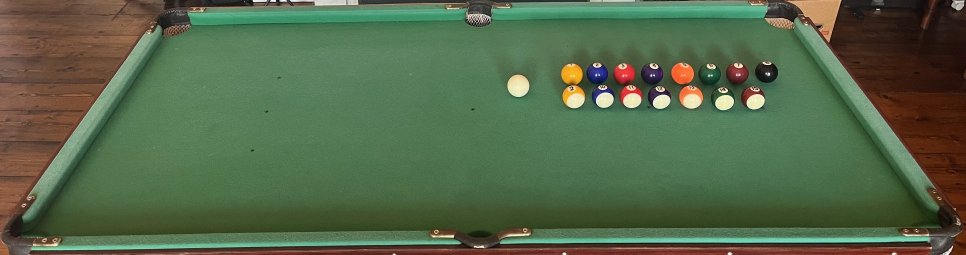
//> input picture PoolBallProject/AllBalls.jpeg, 1931 x 509 px (shown at 1/2 size)
$ ./myApplication   (built with g++ and OpenCV 4)
//> lines starting //> are read from the running program, lines starting //| are printed output that depends on the picture; after the words box and inside, x2 and y2 are one past the last pixel; in counts of white or black regions, pixels touching at a corner belong together
#include <opencv2/opencv.hpp>
#include <opencv2/imgproc.hpp>
#include <opencv2/geometry.hpp>
#include <iostream>
#include <vector>
#include <cmath>
#include <map>
#include <string>

// --- GROUND TRUTH STRUCTURES ---
struct GTBall {
    int id; // 0 for White, 1-15 for numbered balls
    cv::Point2f pos;
};

struct RecognizedBall {
    cv::Point2f center;
    int id; // Predicted ID (0 for White, 1-15 for numbered balls, -1 for unknown)
};

// Map of Image Filename -> Labeled Ground Truth (Ball ID + Position)
std::map<std::string, std::vector<GTBall>> labeledGroundTruths = {
    { "AllBalls.jpeg",{
        { 1,{ 908.0, 253.0 } },{ 2,{ 959.0, 250.0 } },{ 3,{ 1013.0, 255.0 } },{ 4,{ 1072.0, 256.0 } },
        { 5,{ 1132.0, 254.0 } },{ 6,{ 1184.0, 262.0 } },{ 7,{ 1244.0, 256.0 } },{ 8,{ 1307.0, 253.0 } },
        { 9,{ 901.0, 329.0 } },{ 10,{ 961.0, 330.0 } },{ 11,{ 1013.0, 335.0 } },{ 12,{ 1067.0, 336.0 } },
        { 13,{ 1130.0, 334.0 } },{ 14,{ 1187.0, 345.0 } },{ 15,{ 1245.0, 342.0 } },{ 0,{ 797.0, 293.0 } }
    } },
    { "Table1.jpeg",{
        { 1,{ 1092.0, 309.0 } },{ 2,{ 1212.0, 429.0 } },{ 3,{ 1131.0, 383.0 } },{ 4,{ 1050.0, 335.0 } },
        { 5,{ 1211.0, 285.0 } },{ 6,{ 1170.0, 261.0 } },{ 7,{ 1173.0, 352.0 } },{ 8,{ 1132.0, 331.0 } },
        { 9,{ 1210.0, 240.0 } },{ 10,{ 1170.0, 310.0 } },{ 11,{ 1169.0, 407.0 } },{ 12,{ 1135.0, 281.0 } },
        { 13,{ 1212.0, 374.0 } },{ 14,{ 1091.0, 360.0 } },{ 15,{ 1213.0, 331.0 } },{ 0,{ 29.0, 288.0 } }
    } },
    { "Table2.jpeg",{
        { 1,{ 1103.0, 282.0 } },{ 2,{ 1224.0, 620.0 } },{ 3,{ 1121.0, 391.0 } },{ 4,{ 1046.0, 315.0 } },
        { 5,{ 1305.0, 310.0 } },{ 6,{ 621.0, 202.0 } },{ 7,{ 1173.0, 361.0 } },{ 8,{ 1132.0, 331.0 } },
        { 9,{ 725.0, 177.0 } },{ 10,{ 1269.0, 185.0 } },{ 11,{ 798.0, 665.0 } },{ 12,{ 438.0, 296.0 } },
        { 13,{ 1235.0, 53.0 } },{ 14,{ 1090.0, 362.0 } },{ 15,{ 1205.0, 399.0 } },{ 0,{ 1169.0, 507.0 } }
    } },
    { "Table3.jpeg",{
        { 1,{ 908.0, 23.0 } },{ 2,{ 1224.0, 616.0 } },{ 3,{ 1199.0, 447.0 } },{ 4,{ 29.0, 336.0 } },
        { 5,{ 1406.0, 305.0 } },{ 6,{ 621.0, 210.0 } },{ 7,{ 1294.0, 260.0 } },{ 8,{ 1252.0, 226.0 } },
        { 9,{ 725.0, 177.0 } },{ 10,{ 1270.0, 171.0 } },{ 11,{ 798.0, 665.0 } },{ 12,{ 351.0, 249.0 } },
        { 13,{ 1233.0, 53.0 } },{ 14,{ 901.0, 169.0 } },{ 15,{ 1201.0, 399.0 } },{ 0,{ 29.0, 434.0 } }
    } },
    { "Table4.jpeg",{
        { 1,{ 908.0, 23.0 } },{ 2,{ 1407.0, 546.0 } },{ 3,{ 1204.0, 444.0 } },{ 5,{ 1406.0, 305.0 } },
        { 6,{ 621.0, 210.0 } },{ 7,{ 1294.0, 260.0 } },{ 8,{ 1252.0, 226.0 } },{ 9,{ 724.0, 181.0 } },
        { 10,{ 1270.0, 171.0 } },{ 11,{ 798.0, 665.0 } },{ 12,{ 351.0, 249.0 } },{ 13,{ 1231.0, 58.0 } },
        { 14,{ 901.0, 169.0 } },{ 15,{ 1201.0, 399.0 } },{ 0,{ 1392.0, 88.0 } }
    } },
    { "Table5.jpeg",{
        { 1,{ 23.0, 535.0 } },{ 2,{ 1407.0, 546.0 } },{ 3,{ 1204.0, 444.0 } },{ 5,{ 1406.0, 305.0 } },
        { 6,{ 25.0, 131.0 } },{ 7,{ 1294.0, 260.0 } },{ 8,{ 1252.0, 226.0 } },{ 9,{ 72.0, 538.0 } },
        { 10,{ 1270.0, 171.0 } },{ 11,{ 798.0, 665.0 } },{ 12,{ 351.0, 249.0 } },{ 14,{ 901.0, 169.0 } },
        { 15,{ 1201.0, 399.0 } },{ 0,{ 26.0, 608.0 } }
    } },
    { "Table6.jpeg",{
        { 1,{ 23.0, 535.0 } },{ 2,{ 1364.0, 477.0 } },{ 3,{ 1204.0, 444.0 } },{ 5,{ 1406.0, 305.0 } },
        { 6,{ 25.0, 131.0 } },{ 7,{ 1294.0, 260.0 } },{ 8,{ 1252.0, 226.0 } },{ 9,{ 72.0, 538.0 } },
        { 10,{ 1270.0, 171.0 } },{ 12,{ 351.0, 249.0 } },{ 14,{ 901.0, 169.0 } },{ 15,{ 1201.0, 399.0 } },
        { 0,{ 947.0, 629.0 } }
    } }
};

static cv::Mat tableHomography() {
    std::vector<cv::Point2f> src = { { 337.f, 35.f },{ 1888.f, 451.f },{ 1570.f, 21.f },{ 38.f, 472.f } };
    std::vector<cv::Point2f> dst = { { 0.f, 0.f },{ 1434.f, 683.f },{ 1434.f, 0.f },{ 0.f, 683.f } };
    return cv::getPerspectiveTransform(src, dst);
}

cv::Mat warpTable(const cv::Mat& inputImage) {
    cv::Mat warped;
    cv::warpPerspective(inputImage, warped, tableHomography(), cv::Size(1434, 683));
    return warped;
}

cv::Mat extractBallHistogram(const cv::Mat& flatTable, cv::Point2f center) {
    int radius = 20;
    cv::Rect roi(center.x - radius, center.y - radius, radius * 2, radius * 2);

    roi &= cv::Rect(0, 0, flatTable.cols, flatTable.rows);
    if (roi.width <= 0 || roi.height <= 0) return cv::Mat();

    cv::Mat crop = flatTable(roi);
    cv::Mat hsvCrop;
    cv::cvtColor(crop, hsvCrop, cv::COLOR_BGR2HSV);

    cv::Mat mask = cv::Mat::zeros(crop.size(), CV_8UC1);
    cv::circle(mask, cv::Point(radius, radius), radius - 2, cv::Scalar(255), cv::FILLED);

    int h_bins = 30, s_bins = 32;
    int histSize[] = { h_bins, s_bins };
    float h_ranges[] = { 0, 180 };
    float s_ranges[] = { 0, 256 };
    const float* ranges[] = { h_ranges, s_ranges };
    int channels[] = { 0, 1 };

    cv::Mat hist;
    cv::calcHist(&hsvCrop, 1, channels, mask, hist, 2, histSize, ranges, true, false);
    cv::normalize(hist, hist, 0, 1, cv::NORM_MINMAX, -1, cv::Mat());

    return hist;
}

std::map<int, cv::Mat> buildReferenceDictionary(const cv::Mat& originalAllBallsImg) {
    std::cout << "Building Reference Histogram Dictionary from AllBalls.jpeg..." << std::endl;
    cv::Mat flatAllBalls = warpTable(originalAllBallsImg);
    std::map<int, cv::Mat> referenceHistograms;

    for (const auto& gt : labeledGroundTruths["AllBalls.jpeg"]) {
        cv::Mat hist = extractBallHistogram(flatAllBalls, gt.pos);
        referenceHistograms[gt.id] = hist;
    }
    std::cout << "Successfully extracted " << referenceHistograms.size() << " reference histograms!" << std::endl;
    return referenceHistograms;
}

int identifyBall(const cv::Mat& flatTable, cv::Point2f center, const std::map<int, cv::Mat>& referenceHistograms) {
    cv::Mat targetHist = extractBallHistogram(flatTable, center);
    if (targetHist.empty()) return -1;

    int bestMatchID = -1;
    double bestDistance = 1.0;

    for (const auto& pair : referenceHistograms) {
        int refID = pair.first;
        const cv::Mat& refHist = pair.second;

        double distance = cv::compareHist(targetHist, refHist, cv::HISTCMP_BHATTACHARYYA);
        if (distance < bestDistance) {
            bestDistance = distance;
            bestMatchID = refID;
        }
    }
    return bestMatchID;
}

cv::Mat createEdgeMask(const cv::Mat& flatTable) {
    cv::Mat gray, blurred, edges;
    cv::cvtColor(flatTable, gray, cv::COLOR_BGR2GRAY);
    cv::medianBlur(gray, blurred, 5);
    cv::Canny(blurred, edges, 30, 100);
    cv::dilate(edges, edges, cv::getStructuringElement(cv::MORPH_ELLIPSE, cv::Size(6, 6)));
    cv::morphologyEx(edges, edges, cv::MORPH_CLOSE,
        cv::getStructuringElement(cv::MORPH_ELLIPSE, cv::Size(7, 7)));
    return edges;
}

static cv::Mat removeCushionLines(const cv::Mat& mask, int L = 120) {
    cv::Mat horiz, vert, lines;
    cv::morphologyEx(mask, horiz, cv::MORPH_OPEN,
        cv::getStructuringElement(cv::MORPH_RECT, cv::Size(L, 1)));
    cv::morphologyEx(mask, vert, cv::MORPH_OPEN,
        cv::getStructuringElement(cv::MORPH_RECT, cv::Size(1, L)));
    cv::bitwise_or(horiz, vert, lines);
    cv::dilate(lines, lines, cv::getStructuringElement(cv::MORPH_RECT, cv::Size(5, 5)));

    cv::Mat out = mask.clone();
    out.setTo(0, lines);
    return out;
}

static std::vector<cv::Vec4f> findCirclesMultiChannel(const cv::Mat& roiBGR) {
    cv::Mat gray, hsv;
    cv::cvtColor(roiBGR, gray, cv::COLOR_BGR2GRAY);
    cv::cvtColor(roiBGR, hsv, cv::COLOR_BGR2HSV);
    std::vector<cv::Mat> bgr, hsvCh;
    cv::split(roiBGR, bgr);
    cv::split(hsv, hsvCh);
    std::vector<cv::Mat> channels = { gray, bgr[0], bgr[1], bgr[2], hsvCh[1], hsvCh[2] };

    std::vector<cv::Vec3f> all;
    for (const cv::Mat& ch : channels) {
        cv::Mat blurred;
        cv::medianBlur(ch, blurred, 5);
        std::vector<cv::Vec3f> found;
        cv::HoughCircles(blurred, found, cv::HOUGH_GRADIENT, 1, 30, 80, 12, 19, 29);
        all.insert(all.end(), found.begin(), found.end());
    }

    std::vector<cv::Vec4f> merged;
    std::vector<bool> used(all.size(), false);
    for (size_t i = 0; i < all.size(); i++) {
        if (used[i]) continue;
        cv::Vec3f sum(0, 0, 0);
        int votes = 0;
        for (size_t j = i; j < all.size(); j++) {
            if (used[j]) continue;
            if (std::hypot(all[i][0] - all[j][0], all[i][1] - all[j][1]) < 22.0) {
                sum += all[j];
                used[j] = true;
                votes++;
            }
        }
        merged.emplace_back(sum[0] / votes, sum[1] / votes, sum[2] / votes, (float)votes);
    }
    return merged;
}

static std::vector<cv::Point2f> splitCluster(const cv::Mat& original, const cv::Mat& H,
    const cv::Mat& clusterMask, const cv::Mat& foreground, double ballArea) {
    cv::Rect r = cv::boundingRect(clusterMask);
    std::vector<cv::Point2f> corners = {
        { (float)r.x, (float)r.y },{ (float)r.br().x, (float)r.y },
        { (float)r.br().x, (float)r.br().y },{ (float)r.x, (float)r.br().y } };
    std::vector<cv::Point2f> origCorners;
    cv::perspectiveTransform(corners, origCorners, H.inv());
    cv::Rect b = cv::boundingRect(origCorners);
    cv::Rect roi(b.x - 30, b.y - 30, b.width + 60, b.height + 60);
    roi &= cv::Rect(0, 0, original.cols, original.rows);
    if (roi.area() == 0) return {};

    std::vector<cv::Vec4f> circles = findCirclesMultiChannel(original(roi));
    if (circles.empty()) return {};

    std::vector<cv::Point2f> pts, tablePts;
    for (const auto& c : circles) pts.emplace_back(c[0] + roi.x, c[1] + roi.y);
    cv::perspectiveTransform(pts, tablePts, H);

    std::vector<cv::Point2f> centres;
    cv::Mat circleMask = cv::Mat::zeros(original.size(), CV_8UC1);
    for (size_t i = 0; i < circles.size(); i++) {
        int x = cvRound(tablePts[i].x), y = cvRound(tablePts[i].y);
        if (x < 0 || y < 0 || x >= foreground.cols || y >= foreground.rows) continue;
        if (circles[i][3] < 2 || foreground.at<uchar>(y, x) == 0) continue;
        centres.push_back(tablePts[i]);
        cv::circle(circleMask, cv::Point(cvRound(pts[i].x), cvRound(pts[i].y)),
            cvRound(0.9f * circles[i][2]), cv::Scalar(255), cv::FILLED);
    }
    if (centres.empty()) return {};

    cv::Mat explained, leftover;
    cv::warpPerspective(circleMask, explained, H, clusterMask.size(), cv::INTER_NEAREST);
    cv::bitwise_not(explained, explained);
    cv::bitwise_and(clusterMask, explained, leftover);
    cv::morphologyEx(leftover, leftover, cv::MORPH_OPEN,
        cv::getStructuringElement(cv::MORPH_ELLIPSE, cv::Size(21, 21)));
    std::vector<std::vector<cv::Point>> cs;
    cv::findContours(leftover, cs, cv::RETR_EXTERNAL, cv::CHAIN_APPROX_SIMPLE);
    for (const auto& c : cs) {
        if (cv::contourArea(c) < 0.35 * ballArea) continue;
        cv::Moments m = cv::moments(c);
        centres.emplace_back((float)(m.m10 / m.m00), (float)(m.m01 / m.m00));
    }
    return centres;
}

std::vector<cv::Point2f> extractBlobCenters(const cv::Mat& edges, const cv::Mat& original, const cv::Mat& H) {
    const int W = edges.cols, Ht = edges.rows;
    const int BAND = 45;
    const double ballArea = 3200.0;

    cv::Mat work = removeCushionLines(edges);
    cv::morphologyEx(work, work, cv::MORPH_CLOSE,
        cv::getStructuringElement(cv::MORPH_ELLIPSE, cv::Size(7, 7)));

    const std::vector<cv::Point> pockets = {
        { 0, 0 },{ W / 2, 0 },{ W, 0 },{ 0, Ht },{ W / 2, Ht },{ W, Ht } };
    for (size_t i = 0; i < pockets.size(); i++)
        cv::circle(work, pockets[i], (i == 1 || i == 4) ? 60 : 90, cv::Scalar(0), cv::FILLED);

    std::vector<std::vector<cv::Point>> contours;
    cv::findContours(work, contours, cv::RETR_EXTERNAL, cv::CHAIN_APPROX_SIMPLE);
    cv::Mat filled = cv::Mat::zeros(work.size(), CV_8UC1);
    for (const auto& c : contours) {
        cv::Rect r = cv::boundingRect(c);
        bool nearBorder = r.x < BAND || r.y < BAND || r.br().x > W - BAND || r.br().y > Ht - BAND;
        if (nearBorder) {
            std::vector<cv::Point> hull;
            cv::convexHull(c, hull);
            if (cv::contourArea(hull) < 300) continue;
            cv::fillConvexPoly(filled, hull, cv::Scalar(255));
        }
        else {
            cv::drawContours(filled, std::vector<std::vector<cv::Point>>{c}, -1,
                cv::Scalar(255), cv::FILLED);
        }
    }

    cv::Mat foreground;
    cv::dilate(filled, foreground, cv::getStructuringElement(cv::MORPH_ELLIPSE, cv::Size(15, 15)));

    cv::morphologyEx(filled, filled, cv::MORPH_OPEN,
        cv::getStructuringElement(cv::MORPH_ELLIPSE, cv::Size(25, 25)));
    cv::imshow("Debug: Cleaned Filled Blobs", filled);

    std::vector<cv::Point2f> centres;
    cv::findContours(filled, contours, cv::RETR_EXTERNAL, cv::CHAIN_APPROX_SIMPLE);
    for (const auto& c : contours) {
        double area = cv::contourArea(c);
        if (area < 0.3 * ballArea) continue;
        int n = std::max(1, (int)std::lround(area / ballArea));

        if (n == 1) {
            cv::Moments m = cv::moments(c);
            centres.emplace_back((float)(m.m10 / m.m00), (float)(m.m01 / m.m00));
            continue;
        }

        cv::Mat blob = cv::Mat::zeros(filled.size(), CV_8UC1);
        cv::drawContours(blob, std::vector<std::vector<cv::Point>>{c}, -1,
            cv::Scalar(255), cv::FILLED);

        std::vector<cv::Point2f> split = splitCluster(original, H, blob, foreground, ballArea);
        if (!split.empty()) {
            centres.insert(centres.end(), split.begin(), split.end());
            continue;
        }

        std::vector<cv::Point> pts;
        cv::findNonZero(blob, pts);
        cv::Mat data((int)pts.size(), 2, CV_32F);
        for (int i = 0; i < (int)pts.size(); i++) {
            data.at<float>(i, 0) = (float)pts[i].x;
            data.at<float>(i, 1) = (float)pts[i].y;
        }
        cv::Mat labels, km;
        cv::kmeans(data, n, labels,
            cv::TermCriteria(cv::TermCriteria::EPS + cv::TermCriteria::COUNT, 50, 0.5),
            5, cv::KMEANS_PP_CENTERS, km);
        for (int i = 0; i < n; i++)
            centres.emplace_back(km.at<float>(i, 0), km.at<float>(i, 1));
    }

    std::vector<cv::Point2f> unique;
    for (const auto& p : centres) {
        bool dup = false;
        for (const auto& q : unique)
            if (cv::norm(p - q) < 25.0) { dup = true; break; }
        if (!dup) unique.push_back(p);
    }
    return unique;
}

cv::Mat renderResults(const cv::Mat& flatTable, const std::vector<RecognizedBall>& balls) {
    cv::Mat display = flatTable.clone();

    std::vector<cv::Point> pockets = {
        cv::Point(0, 0), cv::Point(717, 0), cv::Point(1434, 0),
        cv::Point(0, 683), cv::Point(717, 683), cv::Point(1434, 683)
    };

    int validCount = 0;
    for (const auto& ball : balls) {
        bool isPocket = false;
        for (const auto& pocket : pockets) {
            if (cv::norm(ball.center - cv::Point2f(pocket)) < 65.0) {
                isPocket = true;
                break;
            }
        }
        if (isPocket) continue;

        cv::circle(display, ball.center, 3, cv::Scalar(0, 255, 0), -1, 8, 0);
        cv::circle(display, ball.center, 21, cv::Scalar(255, 255, 255), 2, cv::LINE_AA);

        std::string label = (ball.id == 0) ? "W" : std::to_string(ball.id);
        if (ball.id == -1) label = "?";

        cv::putText(display, label, cv::Point(ball.center.x - 10, ball.center.y - 25),
            cv::FONT_HERSHEY_SIMPLEX, 0.8, cv::Scalar(0, 0, 0), 3, cv::LINE_AA);
        cv::putText(display, label, cv::Point(ball.center.x - 10, ball.center.y - 25),
            cv::FONT_HERSHEY_SIMPLEX, 0.8, cv::Scalar(255, 255, 255), 2, cv::LINE_AA);

        validCount++;
    }
    return display;
}

std::vector<RecognizedBall> detectBalls(const cv::Mat& flatTable, const cv::Mat& original, const std::map<int, cv::Mat>& refDict) {
    cv::Mat edges = createEdgeMask(flatTable);
    std::vector<cv::Point2f> centres = extractBlobCenters(edges, original, tableHomography());

    std::vector<RecognizedBall> recognizedBalls;
    for (const auto& c : centres) {
        int predictedID = identifyBall(flatTable, c, refDict);
        recognizedBalls.push_back({ c, predictedID });
    }

    cv::Mat finalOutput = renderResults(flatTable, recognizedBalls);
    cv::imshow("Detected & Identified Balls", finalOutput);

    return recognizedBalls;
}

struct EvaluationMetrics {
    // Stage 1 (Detection)
    int TP = 0, FP = 0, FN = 0;
    double precision = 0.0;
    double recall = 0.0;
    double f1_score = 0.0;

    // Stage 2 (Identification)
    int correctID = 0;
    int incorrectID = 0;
    double accuracyMatched = 0.0;  // Correct IDs / True Positives
    double accuracyOverall = 0.0;  // Correct IDs / Total Ground Truth
};

EvaluationMetrics evaluateDetections(const std::vector<RecognizedBall>& detected,
    const std::vector<GTBall>& groundTruth,
    float threshold = 30.0f) {
    EvaluationMetrics metrics;
    std::vector<bool> gtMatched(groundTruth.size(), false);

    for (const auto& det : detected) {
        float minDist = threshold;
        int matchIdx = -1;

        for (size_t j = 0; j < groundTruth.size(); ++j) {
            if (gtMatched[j]) continue;

            float dist = cv::norm(det.center - groundTruth[j].pos);
            if (dist < minDist) {
                minDist = dist;
                matchIdx = (int)j;
            }
        }

        if (matchIdx != -1) {
            metrics.TP++;
            gtMatched[matchIdx] = true;

            // STAGE 2 EVALUATION: Compare predicted ID with ground truth ID
            if (det.id == groundTruth[matchIdx].id) {
                metrics.correctID++;
            }
            else {
                metrics.incorrectID++;
            }
        }
        else {
            metrics.FP++;
        }
    }

    for (bool matched : gtMatched) {
        if (!matched) metrics.FN++;
    }

    // Stage 1 Math
    if (metrics.TP + metrics.FP > 0)
        metrics.precision = (double)metrics.TP / (metrics.TP + metrics.FP);
    if (metrics.TP + metrics.FN > 0)
        metrics.recall = (double)metrics.TP / (metrics.TP + metrics.FN);
    if (metrics.precision + metrics.recall > 0)
        metrics.f1_score = 2.0 * (metrics.precision * metrics.recall) / (metrics.precision + metrics.recall);

    // Stage 2 Math
    if (metrics.TP > 0)
        metrics.accuracyMatched = (double)metrics.correctID / metrics.TP;
    if (!groundTruth.empty())
        metrics.accuracyOverall = (double)metrics.correctID / groundTruth.size();

    return metrics;
}

void MyApplication() {
    std::cout << "=== Pool Ball Detection & Identification System ===" << std::endl;

    std::vector<std::string> tableFilenames = {
        "Table1.jpeg", "Table2.jpeg", "Table3.jpeg",
        "Table4.jpeg", "Table5.jpeg", "Table6.jpeg"
    };

    int totalTP = 0, totalFP = 0, totalFN = 0;
    int totalCorrectID = 0, totalIncorrectID = 0;
    int totalGTCount = 0;

    cv::Mat allBallsImg = cv::imread("AllBalls.jpeg");
//> allBallsImg is the input picture: 509 rows x 1931 cols, CV_8UC3; mean B, G, R 73.4, 103.3, 84.4
    if (allBallsImg.empty()) {
        std::cerr << "Error: Cannot load training image AllBalls.jpeg!" << std::endl;
        return;
    }
    std::map<int, cv::Mat> referenceDict = buildReferenceDictionary(allBallsImg);
//> in warpTable, `cv::warpPerspective(inputImage, warped, tableHomography(), cv::Size(14..`:
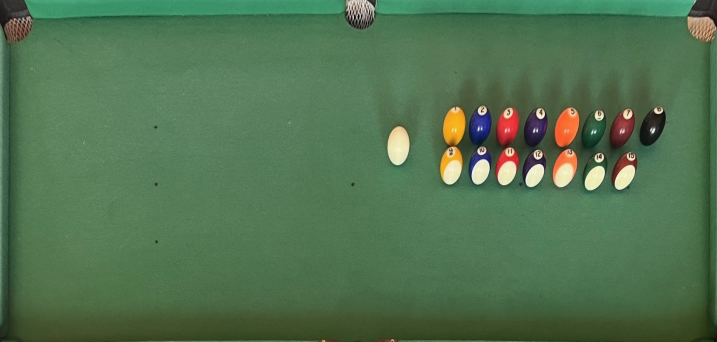
//> warped: 683 rows x 1434 cols, CV_8UC3 (shown at 1/2 size); mean B, G, R 80.2, 114.6, 81.7
//> the loop in buildReferenceDictionary, `for (const auto& gt : labeledGroundTruths["AllBalls.jpeg"])` made 16 passes
//> (roi in extractBallHistogram, gt.pos) on passes 2 to 9: (Rect(939, 230, 40, 40), Point(959, 250)), (Rect(993, 235, 40, 40), Point(1013, 255)), (Rect(1052, 236, 40, 40), Point(1072, 256)), (Rect(1112, 234, 40, 40), Point(1132, 254)), (Rect(1164, 242, 40, 40), Point(1184, 262)), (Rect(1224, 236, 40, 40), Point(1244, 256)), (Rect(1287, 233, 40, 40), Point(1307, 253)), (Rect(881, 309, 40, 40), Point(901, 329))
//> pass 1, in extractBallHistogram, `cv::calcHist(&hsvCrop, 1, channels, mask, hist, 2, histSize, ranges, t..`:
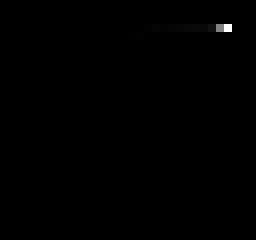
//> hist: 30 rows x 32 cols, CV_32FC1 (shown 8 times larger); min 0, max 558, mean 1.1; drawn with min black and max white
//| Successfully extracted 16 reference histograms!
//> referenceDict = 16 items

    for (const std::string& filename : tableFilenames) {
        std::cout << "\n----------------------------------------" << std::endl;
        std::cout << "Processing " << filename << "..." << std::endl;

        cv::Mat img = cv::imread(filename);
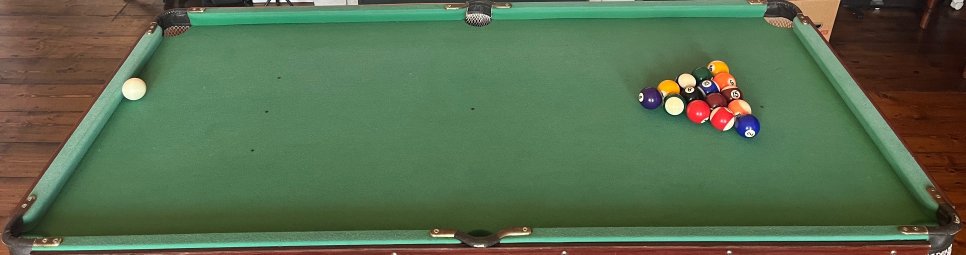
//> input picture PoolBallProject/Table1.jpeg, 1931 x 509 px (shown at 1/2 size)
//> img is the input picture: 509 rows x 1931 cols, CV_8UC3; mean B, G, R 78, 107.9, 87
        if (img.empty()) {
            std::cerr << "Error: Could not load " << filename << "! Skipping." << std::endl;
            continue;
        }

        cv::Mat flatTable = warpTable(img);

        // Run detection and recognition pipeline
        std::vector<RecognizedBall> recognizedBalls = detectBalls(flatTable, img, referenceDict);
//> in createEdgeMask, `cv::cvtColor(flatTable, gray, cv::COLOR_BGR2GRAY);`:
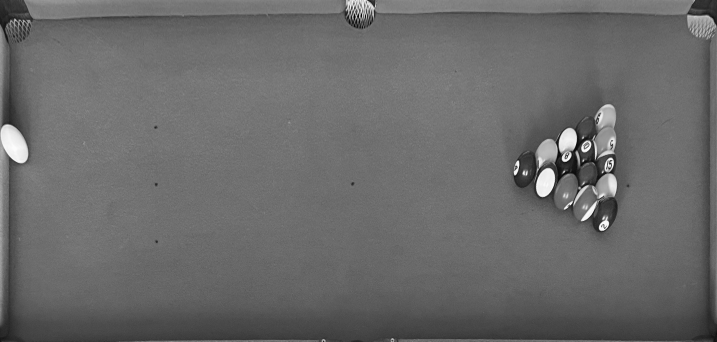
//> gray: 683 rows x 1434 cols, CV_8UC1 (shown at 1/2 size); min 1, max 253, mean 105.6
//> in createEdgeMask, `cv::Canny(blurred, edges, 30, 100);`:
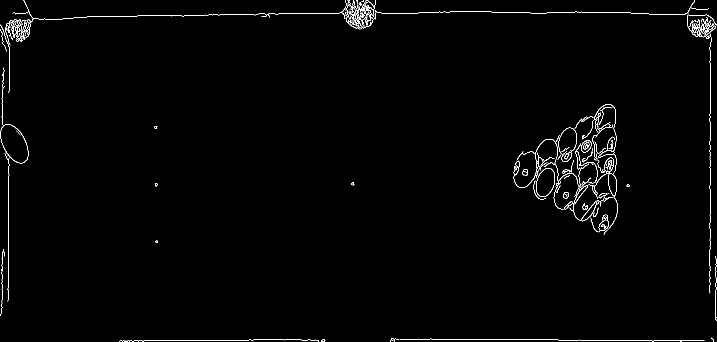
//> edges: 683 rows x 1434 cols, CV_8UC1 (shown at 1/2 size); 1.1% white in thin lines or dots
//> in removeCushionLines, `cv::dilate(lines, lines, cv::getStructuringElement(cv::MORPH_RECT, cv:..`:
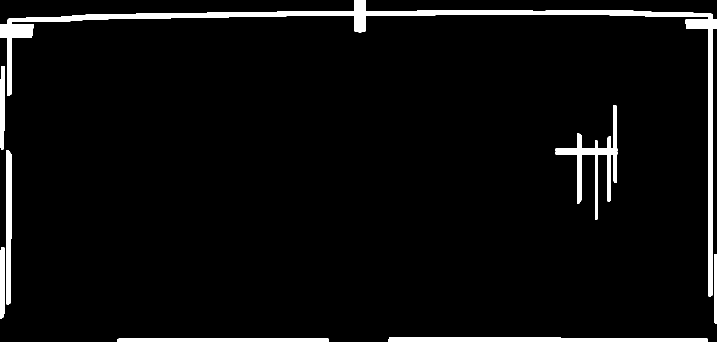
//> lines: 683 rows x 1434 cols, CV_8UC1 (shown at 1/2 size); 4.4% white; 8 white regions, largest, box (x1, y1, x2, y2) and area: (0, 0, 1434, 593) 23466, (1111, 210, 1235, 439) 5058, (777, 674, 1415, 683) 4851
//> in removeCushionLines, `out.setTo(0, lines);`:
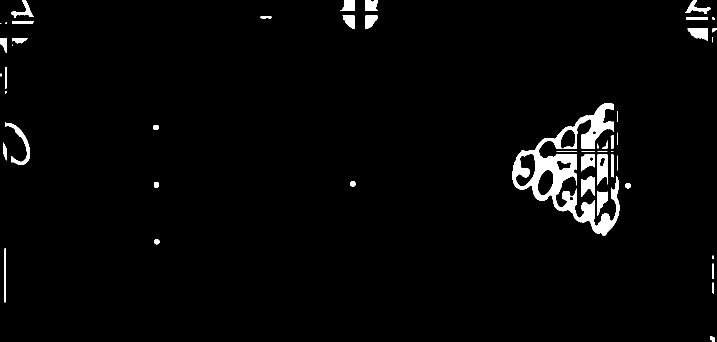
//> out: 683 rows x 1434 cols, CV_8UC1 (shown at 1/2 size); 2.5% white; 49 white regions (10 under 20 px), largest, box (x1, y1, x2, y2) and area: (1025, 206, 1239, 472) 14412, (10, 245, 60, 330) 959, (1195, 309, 1215, 371) 895
//> (the rest of the program and of its run is left out)
